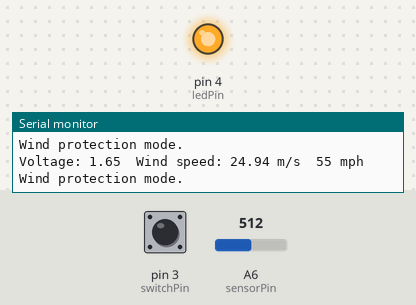
Bench run of a sketch on a simulated Arduino Uno, built for the host (arithmetic inside an expression is 32-bit, double 64-bit). Shown: output pins drawn as LEDs (lit = HIGH), the last lines printed to the serial monitor. The inputs (shaded band) are chosen by the test bench; at power-on: A6 (sensorPin) = 512, pin 3 (switchPin) LOW.

Above: at 1.8 s.
1.9 s: A6 (sensorPin) set to 224
3.4 s: A6 (sensorPin) set to 197
At 5.2 s:
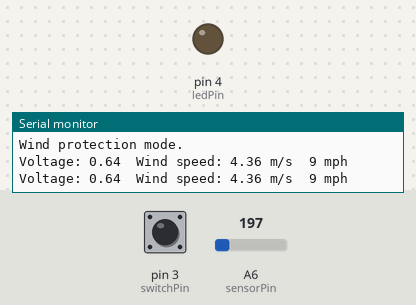
5.5 s: A6 (sensorPin) set to 306
At 6.8 s:
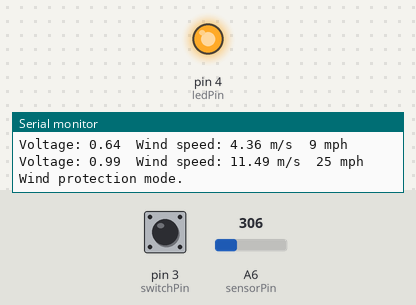
7.5 s: A6 (sensorPin) set to 122
At 8.5 s:
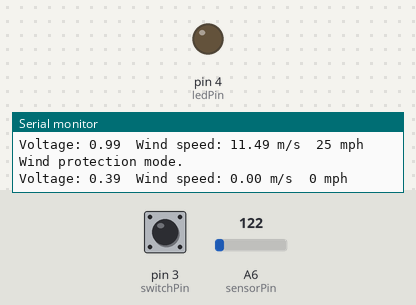
Timing chart, 0 to 10.5 s (numbered marks = the images above; inputs shaded):
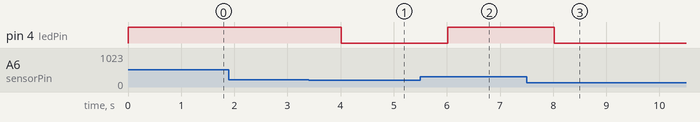

Measured:
- the behaviour switches between 206 and 205 on A6 (sensorPin) (found by bisection; images 0 and 1)
- after the input at 3.4 s, pin 4 (ledPin): HIGH → LOW after 0.61 s
- after the input at 5.5 s, pin 4 (ledPin): LOW → HIGH after 0.52 s
- after the input at 7.5 s, pin 4 (ledPin): HIGH → LOW after 0.52 s

The sketch:

Test-Anemometer.ino
```cpp
//Setup Variables

const int sensorPin = A6; //Defines the pin that the anemometer output is connected to
const int switchPin = 3;     // the number of the switch pin
const int ledPin = 4;      // number of the onboard LED pin

int sensorValue = 0; //Variable stores the value direct from the analog pin
float sensorVoltage = 0; //Variable that stores the voltage (in Volts) from the anemometer being sent to the analog pin
float windSpeed = 0; // Wind speed in meters per second (m/s)

// This constant maps the value provided from the analog read function,
// which ranges from 0 to 1023, to actual voltage, which ranges from 0V to 5V
// float voltageConversionConstant = .004882814; // for arduino uno @ 5v
float voltageConversionConstant = .003225806; // for teensy @ 3.3v

int sensorDelay = 1000; //Delay between sensor readings, measured in milliseconds (ms)

//Anemometer Technical Variables
//The following variables correspond to the anemometer sold by Adafruit, but could be modified to fit other anemometers.

float voltageMin = 0.42; // Mininum output voltage from anemometer in mV.
float windSpeedMin = 0; // Wind speed in meters/sec corresponding to minimum voltage

float voltageMax = 2.0; // Maximum output voltage from anemometer in mV.
float windSpeedMax = 32; // Wind speed in meters/sec corresponding to maximum voltage

int switchState = 0;    // variable for reading the switch status

void setup()
{
  pinMode(ledPin, OUTPUT);
  pinMode(switchPin, INPUT);
  pinMode(sensorPin, INPUT_PULLDOWN);
  Serial.begin(9600);  //Start the serial connection
}


void loop()
{
sensorValue = analogRead(sensorPin); //Get a value between 0 and 1023 from the analog pin connected to the anemometer
// Serial.println(sensorValue);

sensorVoltage = sensorValue * voltageConversionConstant; //Convert sensor value to actual voltage

//Convert voltage value to wind speed using range of max and min voltages and wind speed for the anemometer
if (sensorVoltage <= voltageMin){
  windSpeed = 0; //Check if voltage is below minimum value. If so, set wind speed to zero.
} else {
  // For voltages above minimum value, use the linear relationship to calculate wind speed.
  windSpeed = (sensorVoltage - voltageMin) * windSpeedMax / (voltageMax - voltageMin);
}

 // Print voltage and windspeed to serial
  Serial.print("Voltage: ");
  Serial.print(sensorVoltage);
  Serial.print("\t");
  Serial.print("Wind speed: ");
  Serial.print(windSpeed);
  Serial.print( " m/s");

  int windSpeedMPH = windSpeed * 2.23693629;
  Serial.print("\t");
  Serial.print(windSpeedMPH);
  Serial.println(" mph");

  // read the state of the pushbutton value:
  switchState = digitalRead(switchPin);

  if (windSpeedMPH > 10 || switchState == HIGH) {
    Serial.println("Wind protection mode.");
    digitalWrite(ledPin, HIGH);
  }
  else {
    digitalWrite(ledPin, LOW);
  }

 delay(sensorDelay);
}
```
